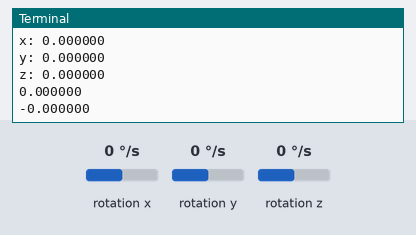
A program run on a simulated Raspberry Pi (BCM pin numbers). On the bench: the last lines printed to the terminal. Inputs (shaded band) come from the test bench; at power-on: rotation x 0 °/s, rotation y 0 °/s, rotation z 0 °/s.

Above: at 1.2 s.
1.3 s: rotation x set to -192 °/s
At 3.1 s:
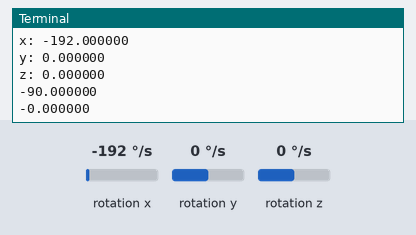
3.2 s: rotation y set to -192 °/s
5.1 s: rotation z set to -192 °/s
At 7.0 s:
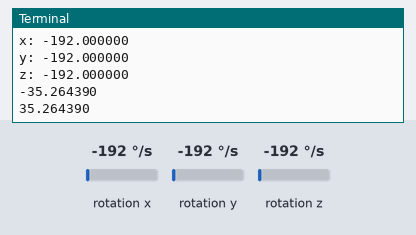
Timing chart, 0 to 8.5 s (numbered marks = the images above; inputs shaded):
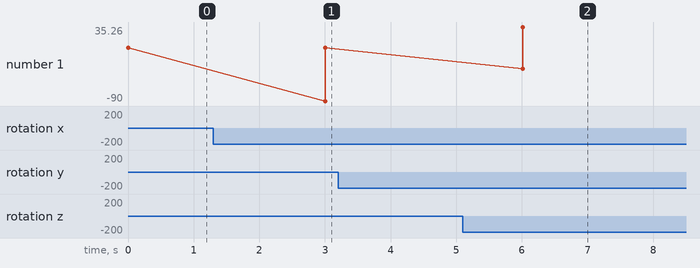

Measured:
- after the input at 1.3 s, the terminal: prints a new line after 1.7 s (image 1)
- after the input at 5.1 s, the terminal: prints a new line after 0.91 s (image 2)
- plotted number 1: 0 → 35.26 after the input at 5.1 s

The program:

gyro.py
```python
import smbus
import math
import time

power_mgmt_1 = 0x6b

bus = smbus.SMBus(1)
adress = 0x68

bus.write_byte_data(adress, power_mgmt_1, 0)

def read_data(reg):
    h = bus.read_byte_data(adress, reg)
    l = bus.read_byte_data(adress, reg+1)
    value = (h << 8) + l
    return value

def read_data_2c(reg):
    val = read_data(reg)
    if(val >= 0x8000):
        return -((65535 - val) + 1)
    else:
        return val

def dist(a,b):
    return math.sqrt((a*a)+(b*b))

def get_x(x,y,z):
    radians = math.atan2(x,dist(y,z))
    return math.degrees(radians)

def get_y(x,y,z):
    radians = math.atan2(y,dist(x,z))
    return -math.degrees(radians)

while(True):
    g_x = read_data_2c(0x43)
    g_y = read_data_2c(0x45)
    g_z = read_data_2c(0x47)

    print("Werte:")
    print ("x: %5f" % (g_x/131.0))
    print ("y: %5f" % (g_y/131.0))
    print ("z: %5f" % (g_z/131.0))
    print ("%5f" % get_x(g_x,g_y,g_z))
    print ("%5f" % get_y(g_x,g_y,g_z))
    time.sleep(3)
```
